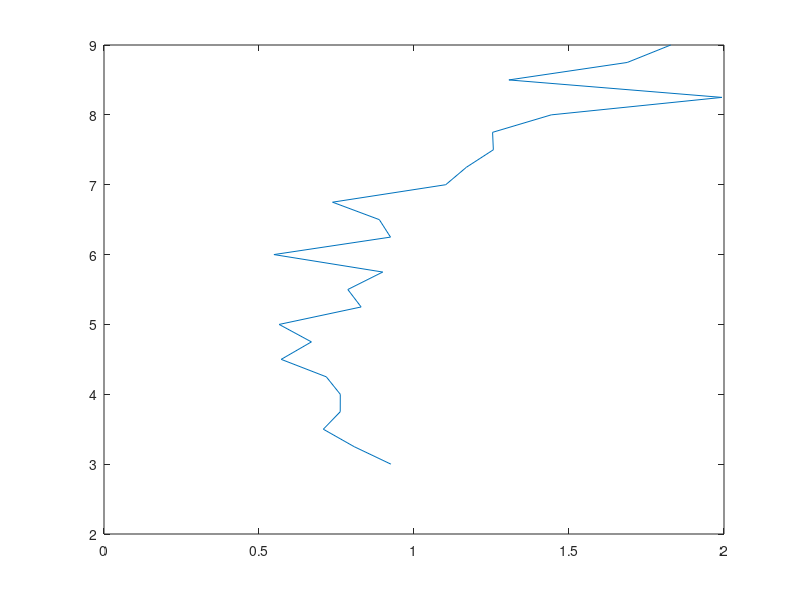

MATLAB code to generate this figure:



r = 3.00;
n_of_rs = 25;
rs = linspace(3.00, 9.00, n_of_rs);
optimal_sigmas = zeros(n_of_rs, 1);
optimal_mus = zeros(n_of_rs, 1);

for r_index=1:n_of_rs
    % Generate new data
    
    n=8;
    f_vector = zeros(n, 1);
    e_vector = ones(n, 1);
    Corr=zeros(n,n);
    for i=1:n
    for j=1:n
    Corr(i,j)=(-1)^abs(i-j)/(abs(i-j)+1);
    end
    end
    sigma=zeros(n,1);
    mu=zeros(n,1);
    sigma(1)=2;
    mu(1)=3;
    for i=1:n-1
    sigma(i+1)=sigma(i)+2*rand;
    mu(i+1)=mu(i)+1;
    end
    D=diag(sigma);
    C2=D*Corr*D;
    C=0.5*(C2+C2');
    % Find optimal values with quadprog
	Aeq = [mu,e_vector]';
    beq = [rs(r_index); 1];
    [x,fval,exitflag,output,lambda] = quadprog(C,f_vector,[],[],Aeq,beq);
    optimal_sigmas(r_index) = sqrt(fval);
    optimal_mus(r_index) = mu' * x;

end

optimal_sigmas
optimal_mus
plot(optimal_sigmas, optimal_mus)
